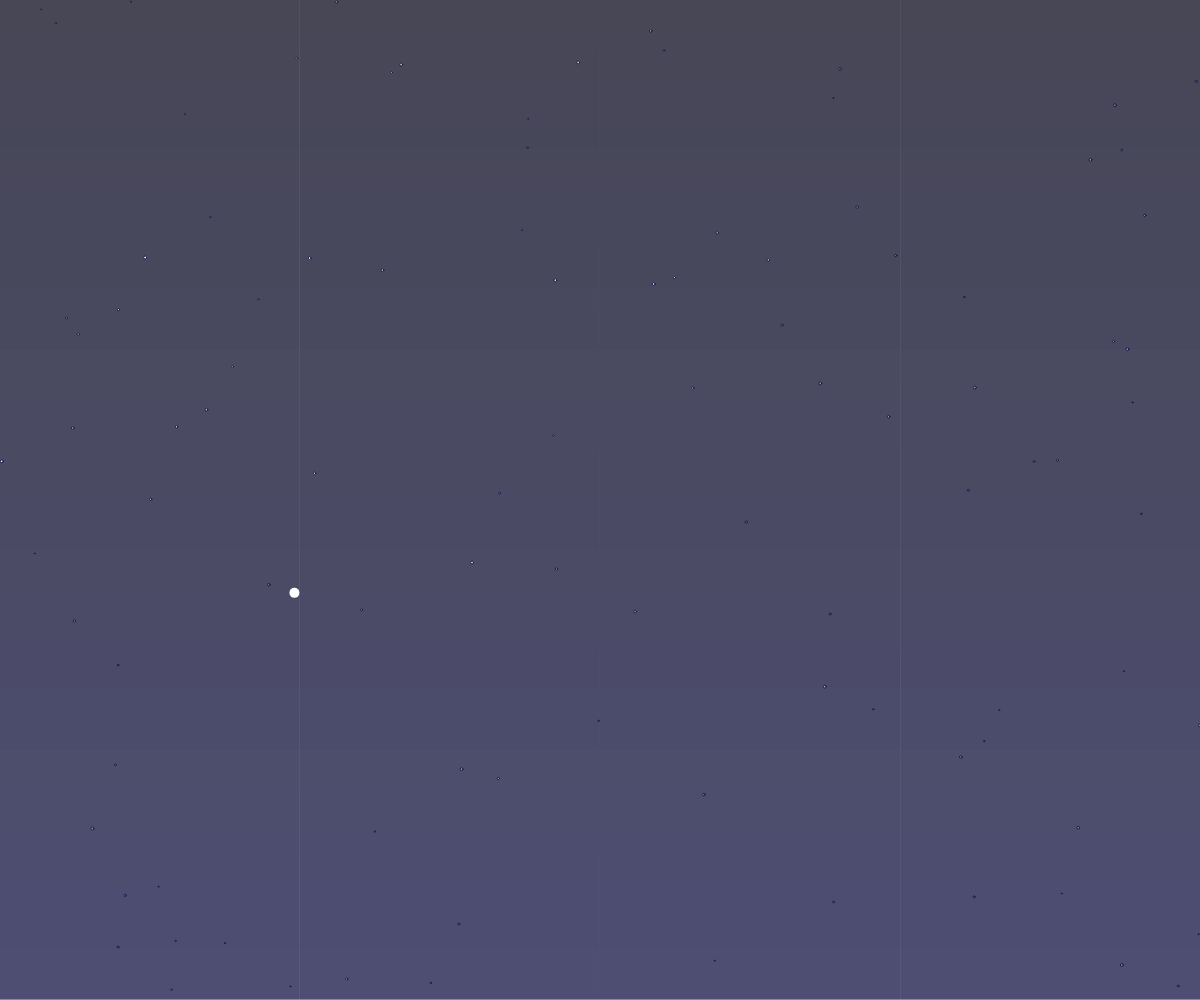
Frame 1 (no input)
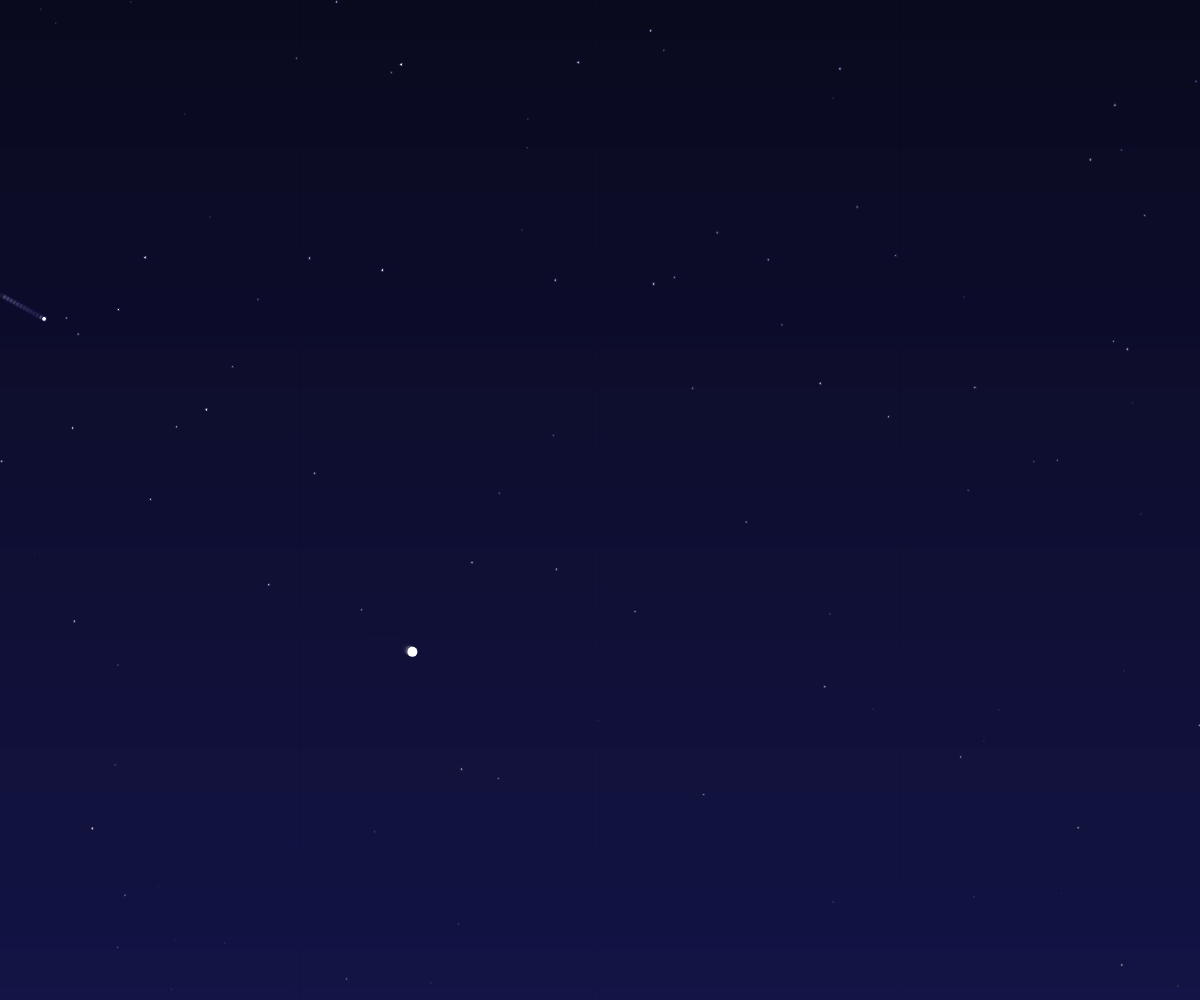
Frame 60 (no input)
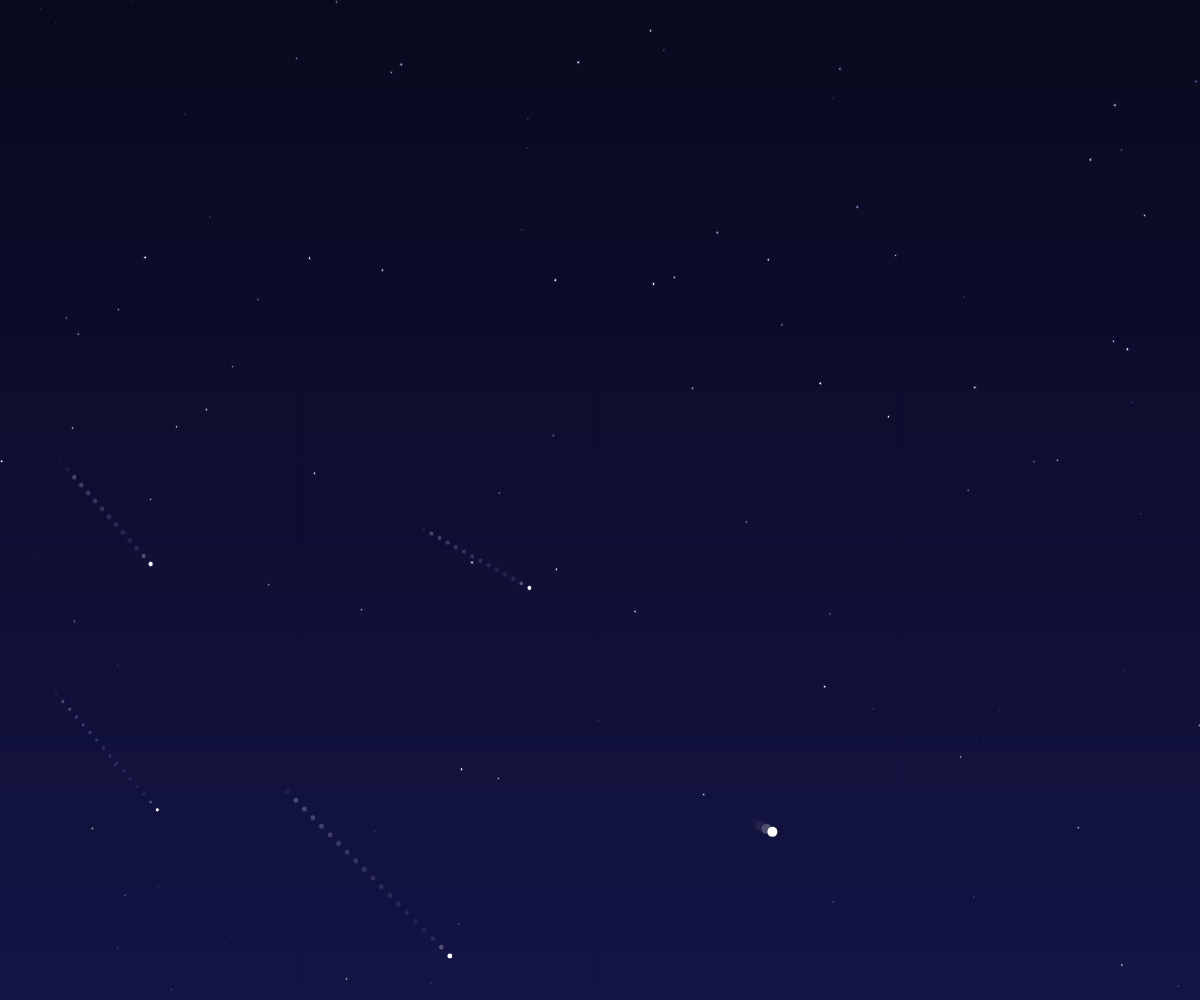
Frame 120 (the mouse pressed at the canvas centre since frame 60)

The p5.js sketch that drew these frames (run headless with seeded random() and noise() and a simulated clock; from frame 60 on, the mouse is pressed at the canvas centre):

// p5.js sketch
// ── sketch.js
let stars = [];
let meteors = [];
let gradientColors;
let meteorX, meteorY; // 流星的位置
let meteorSpeed; // 流星的速度

function setup() { 
  createCanvas(windowWidth, windowHeight); // 全視窗畫布
  noStroke();

  // 產生星星
  for (let i = 0; i < 100; i++) {
    stars.push({
      x: random(width),
      y: random(height),
      size: random(1, 3),
      brightness: random(150, 255),
    });
  }

  // 初始化流星
  for (let i = 0; i < 5; i++) {
    meteors.push(createMeteor());
  }

  // 設定背景漸層顏色
  gradientColors = [color(10, 10, 30), color(0, 0, 50), color(20, 20, 70)];

  meteorX = random(width); // 随机初始位置
  meteorY = random(height);
  meteorSpeed = 5; // 初始速度
}

function draw() {
  drawGradientBackground(); // 繪製漸層背景

  // 繪製星星
  for (let star of stars) {
    // 計算滑鼠與星星的距離
    let distanceToMouse = dist(mouseX, mouseY, star.x, star.y);
    let mouseEffect = map(distanceToMouse, 0, width / 2, 100, 0); // 距離越近，影響越大
    star.brightness = map(sin(frameCount * 0.05 + star.x), -1, 1, 150, 255) + mouseEffect;
    star.brightness = constrain(star.brightness, 150, 255); // 限制亮度範圍
    fill(star.brightness);
    ellipse(star.x, star.y, star.size);
  }

  // 繪製流星
  for (let meteor of meteors) {
    drawMeteor(meteor);
    updateMeteor(meteor);
  }

  // 根据鼠标位置调整速度
  meteorSpeed = map(mouseX, 0, width, 2, 10); // 从慢到快，范围 2 到 10

  // 更新流星位置
  meteorX += meteorSpeed;
  meteorY += meteorSpeed * 0.5; // 斜向移动

  // 如果流星超出屏幕，重置位置
  if (meteorX > width || meteorY > height) {
    meteorX = random(width);
    meteorY = random(height);
  }

  // 绘制流星
  fill(255);
  noStroke();
  ellipse(meteorX, meteorY, 10, 10); // 流星为一个小圆点
}

function drawGradientBackground() {
  for (let y = 0; y < height; y++) {
    let inter = map(y, 0, height, 0, 1);
    let c = lerpColor(gradientColors[0], gradientColors[2], inter);
    stroke(c);
    line(0, y, width, y);
  }
}

function drawMeteor(meteor) {
  // 繪製流星的尾巴
  for (let i = 0; i < meteor.trail.length; i++) {
    let t = meteor.trail[i];
    fill(255, 255, 255, map(i, 0, meteor.trail.length, 50, 0)); // 尾巴漸淡
    ellipse(t.x, t.y, meteor.size);
  }

  // 繪製流星本體
  fill(lerpColor(color(255, 255, 255), color(255, 165, 0), sin(frameCount * 0.1))); // 流星顏色變化
  ellipse(meteor.x, meteor.y, meteor.size);
}

function updateMeteor(meteor) {
  // 根據滑鼠位置調整流星速度
  let speedFactor = map(mouseX, 0, width, 0.5, 2); // 滑鼠左慢右快，速度範圍 0.5 到 2
  meteor.speedX = meteor.baseSpeedX * speedFactor;
  meteor.speedY = meteor.baseSpeedY * speedFactor;

  // 更新流星位置
  meteor.x += meteor.speedX;
  meteor.y += meteor.speedY;

  // 更新流星尾巴
  meteor.trail.push({ x: meteor.x, y: meteor.y });
  if (meteor.trail.length > meteor.trailLength) {
    meteor.trail.shift();
  }

  // 如果流星超出畫布，重置
  if (meteor.x > width || meteor.y > height) {
    Object.assign(meteor, createMeteor());
  }
}

function createMeteor() {
  // 建立一個新的流星
  let baseSpeedX = random(5, 10);
  let baseSpeedY = random(3, 7);
  return {
    x: random(-width, 0), // 從畫布外開始
    y: random(-height / 2, height / 2),
    size: random(3, 6),
    baseSpeedX: baseSpeedX, // 基礎水平速度
    baseSpeedY: baseSpeedY, // 基礎垂直速度
    speedX: baseSpeedX, // 當前水平速度
    speedY: baseSpeedY, // 當前垂直速度
    trail: [],
    trailLength: int(random(10, 20)),
  };
}

function mousePressed() {
  // 滑鼠點擊時新增流星
  meteors.push(createMeteor());
}

function windowResized() {
  resizeCanvas(windowWidth, windowHeight); // 當視窗大小改變時，調整畫布大小
}

// ── style.css
html, body {
  margin: 0;
  padding: 0;
}

canvas {
  display: block;
  z-index: 0; /* 最底層 */
  position: absolute;
  top: 0;
  left: 0;
}

/* 選單樣式 */
.menu {
  position: fixed;
  top: 10px; /* 距離畫面頂部 10px */
  left: 10px; /* 距離畫面左側 10px */
  background: rgba(0, 0, 30, 0.95); /* 深藍色背景，降低透明度 */
  display: flex;
  flex-direction: column; /* 垂直排列選單項目 */
  gap: 10px;
  padding: 10px;
  list-style: none;
  margin: 0;
  z-index: 2;
  box-shadow: 0px 4px 10px rgba(0, 0, 0, 0.5); /* 添加陰影效果 */
  border-radius: 5px;
}

.menu li {
  margin: 0;
  padding: 0;
  position: relative; /* 讓子選單相對於父選單定位 */
}

.menu a {
  text-decoration: none;
  color: white; /* 項目文字顏色 */
  font-size: 16px; /* 項目文字大小 */
  font-weight: bold;
  background: none; /* 移除漸層背景 */
  padding: 8px 15px;
  border-radius: 5px;
  transition: all 0.3s ease;
}

.menu a:hover {
  color: #ffd700; /* 滑鼠懸停時文字變為金色 */
  text-shadow: 0px 0px 5px rgba(255, 215, 0, 0.8); /* 減弱發光效果 */
  transform: scale(1.05); /* 輕微放大效果 */
}

.submenu {
  display: none;
  position: absolute;
  top: 0;
  left: calc(100% + 10px); /* 子選單顯示在右側，並增加 10px 間距 */
  background: rgba(0, 0, 50, 0.95); /* 深藍色背景，降低透明度 */
  list-style: none;
  padding: 10px 0;
  margin: 0;
  z-index: 3;
  box-shadow: 0px 4px 10px rgba(0, 0, 0, 0.5); /* 添加陰影效果 */
  border-radius: 5px;
  white-space: nowrap; /* 防止子選單內容換行 */
}

.submenu li {
  padding: 5px 15px;
}

.submenu li a {
  background-color: transparent;
  color: white;
  font-size: 16px;
  transition: all 0.3s ease;
}

.submenu li a:hover {
  color: #ffd700; /* 滑鼠懸停時文字變為金色 */
  text-shadow: 0px 0px 5px rgba(255, 215, 0, 0.8); /* 減弱發光效果 */
}

.dropdown:hover .submenu {
  display: block;
}

iframe {
  position: fixed;
  top: 15%; /* 調整位置，避免被選單遮擋 */
  left: 10%;
  width: 80%;
  height: 70%; /* 調整高度，避免被切掉 */
  background-color: rgba(255, 255, 255, 0.9); /* 背景透明度 */
  z-index: 10; /* 顯示在最上層 */
  border: none;
  display: none; /* 預設隱藏 */
  box-shadow: 0px 4px 8px rgba(0, 0, 0, 0.2); /* 添加陰影效果 */
}

.menu .submenu {
  position: absolute;
  top: 0; /* 子選單與主選單對齊 */
  left: 100%; /* 子選單緊貼主選單的右側 */
  margin-left: -10px; /* 可根據需要調整間距 */
  display: none; /* 預設隱藏 */
}

.menu .dropdown:hover .submenu {
  display: block; /* 滑鼠懸停時顯示子選單 */
}
